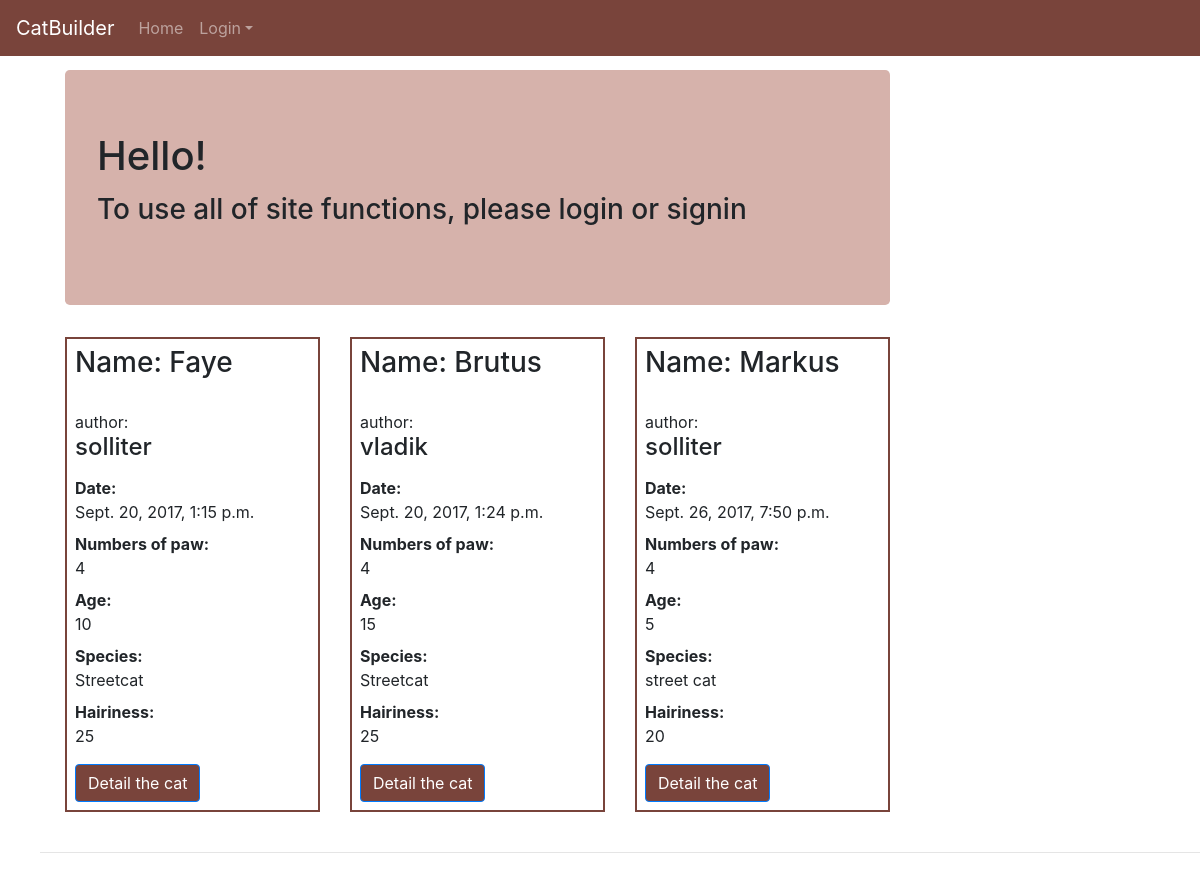
The page / on the database its author committed.
### catbuilder/models.py (models this page shows, shortened)
class Cat(models.Model):
    class Meta():
        db_table = "cat"
    paw = models.IntegerField(default=4)
    name = models.CharField(max_length=30, null=False, default='Cat')
    age = models.IntegerField(default=False, null=False)
    species = models.CharField(max_length=50, blank=True)
    hairiness = models.IntegerField(default=False, null=False)
    user = models.ForeignKey('auth.User')
    date = models.DateTimeField(default=timezone.now)
    image = models.ImageField(upload_to=upload_location, null=True, blank=True,)
    text = models.CharField(max_length=2000, default='Write your cat history here', blank=True)

### catbuilder/views.py (the view)
# urls.py: 2. Add a URL to urlpatterns:  url(r'^$', views.home, name='home')
def home(request):
    template = "base.html"
    queryset = Cat.objects.all()
    context = {
        "object_list": queryset
    }
    return render(request, template, context)

### template/base.html (shortened to what this page needs)
<!DOCTYPE html>
 {% load staticfiles %}
<html lang="en">
  <head>
      <nav class="navbar navbar-expand-md fixed-top navbar-dark" style ="background-color:#79443b">
      <a class="navbar-brand" href="/">CatBuilder</a>
      <div class="collapse navbar-collapse" id="navbarsExampleDefault">
        <ul class="navbar-nav mr-auto">
          <li class="nav-item ">
            <a class="nav-link" href="/">Home <span class="sr-only">(current)</span></a>
          </li>
          <li class="nav-item dropdown ">
            <a class="nav-link dropdown-toggle" href="http://example.com" id="dropdown01" data-toggle="dropdown" aria-haspopup="true" aria-expanded="false">Login</a>
          </li>
        </ul>
      </div>
    </nav>
{% include 'snippets/css.html' %}
  </head>
  <body>
    <ul>
           <div class="container">
      <div class="row row-offcanvas row-offcanvas-right">
        <div class="col-12 col-md-9">
          <div class="jumbotron" style ="background-color: #d6b2ab;">
            <h1>Hello!</h1>
              <p><h3>To use all of site functions, please login or signin </h3></p>
          </div>
<div class="row">
            {% for obj in object_list %}
            <div class="col-6 col-lg-4">
   <div style="border:2px solid #79443b;padding: 8px">
          <h3>Name: {{ obj.name }}</h3></br>
          author:<h4>{{ obj.user }}</h4>
    <p><dt>Date:</dt> <dd>{{ obj.date }}</dd>
        <dt>Numbers of paw:</dt> <dd>{{ obj.paw }}</dd>
             <dt> Age:</dt><dd>{{ obj.age }}</dd>
             <dt> Species:</dt><dd>{{ obj.species }}</dd>
             <dt> Hairiness:</dt><dd>{{ obj.hairiness }}</dd></p>
<a class="btn btn-primary" style ="background-color:#79443b" href="{% url 'cat_detail' pk=obj.pk %}"  role="button" >Detail the cat</a>
       </div>
        </div>
{% endfor %}
            </div>
          </div>
        </div>
      </div>
      <hr>
    </ul>
</body>
</html>

### static/css/offcanvas.css (style rules this page uses)
html, body { overflow-x: hidden; }
body { padding-top: 70px; }

### rows shown on the page
Cat: name "Faye", user "solliter", date "Sept. 20, 2017, 1:15 p.m.", paw "4", age "10", species "Streetcat", hairiness "25"
Cat: name "Brutus", user "vladik", date "Sept. 20, 2017, 1:24 p.m.", paw "4", age "15", species "Streetcat", hairiness "25"
Cat: name "Markus", user "solliter", date "Sept. 26, 2017, 7:50 p.m.", paw "4", age "5", species "street cat", hairiness "20"
